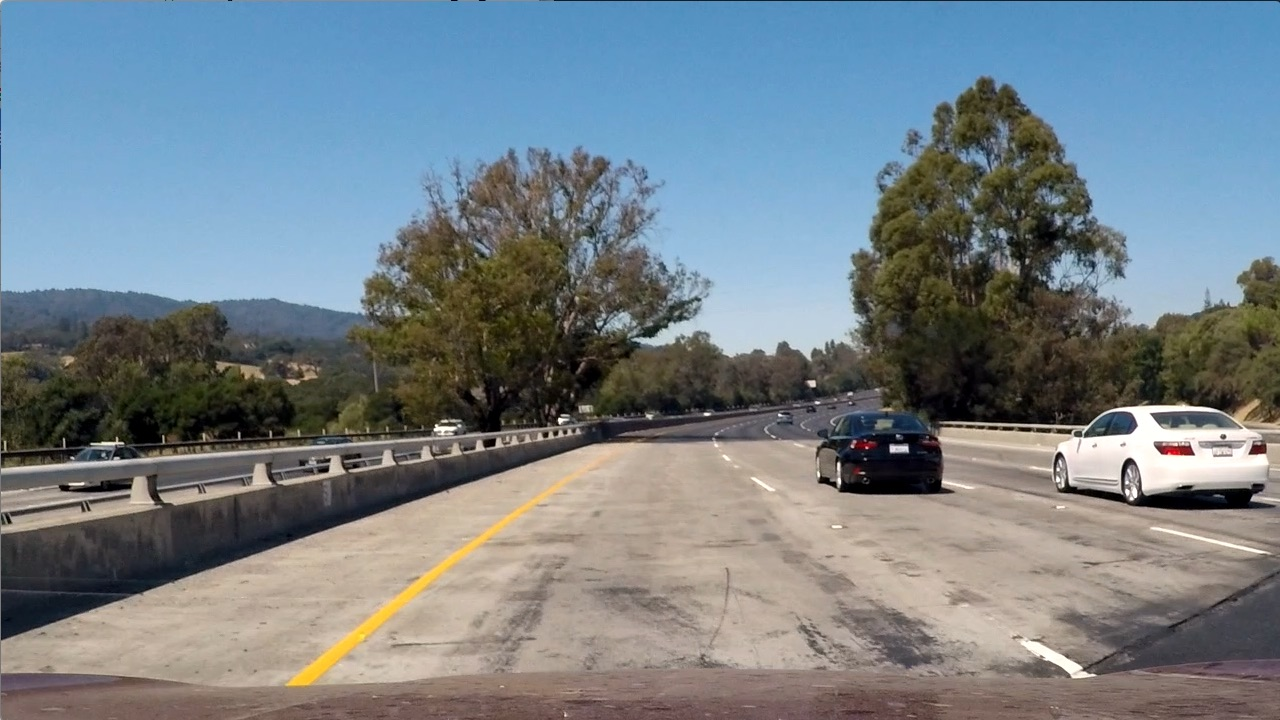
#> input picture test_images/test1.jpg, 1280 x 720 px; its folder holds only this picture in this run
$ jupyter execute 'Vanish Point Testing.ipynb'
#> lines starting #> are read from the running program, lines starting #| are printed output that depends on the picture; after the words box and inside, x2 and y2 are one past the last pixel; in counts of white or black regions, pixels touching at a corner belong together
[cell 1]
import random

import cv2
import numpy as np
import matplotlib.pyplot as plt


# Perform edge detection
def hough_transform(img):
    gray = cv2.cvtColor(img, cv2.COLOR_BGR2GRAY)  # Convert image to grayscale

    kernel = np.ones((15, 15), np.uint8)
    opening = cv2.morphologyEx(gray, cv2.MORPH_OPEN, kernel)  # Open (erode, then dilate)
    # cv2.imwrite('../pictures/output/opening.jpg', opening)

    edges = cv2.Canny(opening, 50, 100, apertureSize=3)  # Canny edge detection
    # cv2.imwrite('../pictures/output/canny.jpg', edges)

    lines = cv2.HoughLines(edges, 1, np.pi / 180, 150)  # Hough line detection
    hough_lines = []

    # Lines are represented by rho, theta; convert to endpoint notation
    for line in lines:
        for rho, theta in line:
            a = np.cos(theta)
            b = np.sin(theta)
            x0 = a * rho
            y0 = b * rho
            x1 = int(x0 + 1000 * (-b))
            y1 = int(y0 + 1000 * (a))
            x2 = int(x0 - 1000 * (-b))
            y2 = int(y0 - 1000 * (a))

            cv2.line(img, (x1, y1), (x2, y2), (0, 0, 255), 2)
            hough_lines.append(((x1, y1), (x2, y2)))

    # cv2.imwrite('../pictures/output/hough.jpg', img)
    return hough_lines


# Random sampling of lines
def sample_lines(lines, size):
    if size > len(lines):
        size = len(lines)
    return random.sample(lines, size)


def det(a, b):
    return a[0] * b[1] - a[1] * b[0]


# Find intersection point of two lines (not segments!)
def line_intersection(line1, line2):
    x_diff = (line1[0][0] - line1[1][0], line2[0][0] - line2[1][0])
    y_diff = (line1[0][1] - line1[1][1], line2[0][1] - line2[1][1])

    div = det(x_diff, y_diff)
    if div == 0:
        return None  # Lines don't cross

    d = (det(*line1), det(*line2))
    x = det(d, x_diff) / div
    y = det(d, y_diff) / div

    return x, y


# Find intersections between multiple lines (not line segments!)
def find_intersections(lines, img):
    intersections = []
    for i in range(len(lines)):
        line1 = lines[i]
        for j in range(i + 1, len(lines)):
            line2 = lines[j]

            if not line1 == line2:
                intersection = line_intersection(line1, line2)
                if intersection:  # If lines cross, then add
                    # Don't include intersections that happen off-image
                    # Seems to cost more time than it saves
                    # if not (intersection[0] < 0 or intersection[0] > img.shape[1] or
                    #                 intersection[1] < 0 or intersection[1] > img.shape[0]):
                    # print 'adding', intersection[0],intersection[1],img.shape[1],img.shape[0]
                    intersections.append(intersection)

    return intersections


# Given intersections, find the grid where most intersections occur and treat as vanishing point
def find_vanishing_point(img, grid_size, intersections):
    # Image dimensions
    image_height = img.shape[0]
    image_width = img.shape[1]

    # Grid dimensions
    grid_rows = (image_height // grid_size) + 1
    grid_columns = (image_width // grid_size) + 1

    # Current cell with most intersection points
    max_intersections = 0
    best_cell = None

    for i in range(grid_rows):
        for j in range(grid_columns):
            cell_left = i * grid_size
            cell_right = (i + 1) * grid_size
            cell_bottom = j * grid_size
            cell_top = (j + 1) * grid_size
            cv2.rectangle(img, (cell_left, cell_bottom), (cell_right, cell_top), (0, 0, 255), 10)

            current_intersections = 0  # Number of intersections in the current cell
            for x, y in intersections:
                if cell_left < x < cell_right and cell_bottom < y < cell_top:
                    current_intersections += 1

            # Current cell has more intersections that previous cell (better)
            if current_intersections > max_intersections:
                max_intersections = current_intersections
                best_cell = ((cell_left + cell_right) / 2, (cell_bottom + cell_top) / 2)

    if best_cell != None:
        rx1 = int(best_cell[0] - grid_size / 2)
        ry1 = int(best_cell[1] - grid_size / 2)
        rx2 = int(best_cell[0] + grid_size / 2)
        ry2 = int(best_cell[1] + grid_size / 2)
        cv2.rectangle(img, (rx1, ry1), (rx2, ry2), (0, 255, 0), 10)
        # cv2.imwrite('../pictures/output/center.jpg', img)

    return best_cell

[cell 2]
import os
import glob

i = 0
images = glob.glob('./test_images/test*.jpg')

for idx, fname in enumerate(images):
    img = cv2.imread(fname)
#> img is the input picture: shape (720, 1280, 3); mean B, G, R 135.5, 128.7, 117.5
    hough_lines = hough_transform(img)
#> in hough_transform, `edges = cv2.Canny(opening, 50, 100, apertureSize=3)`:
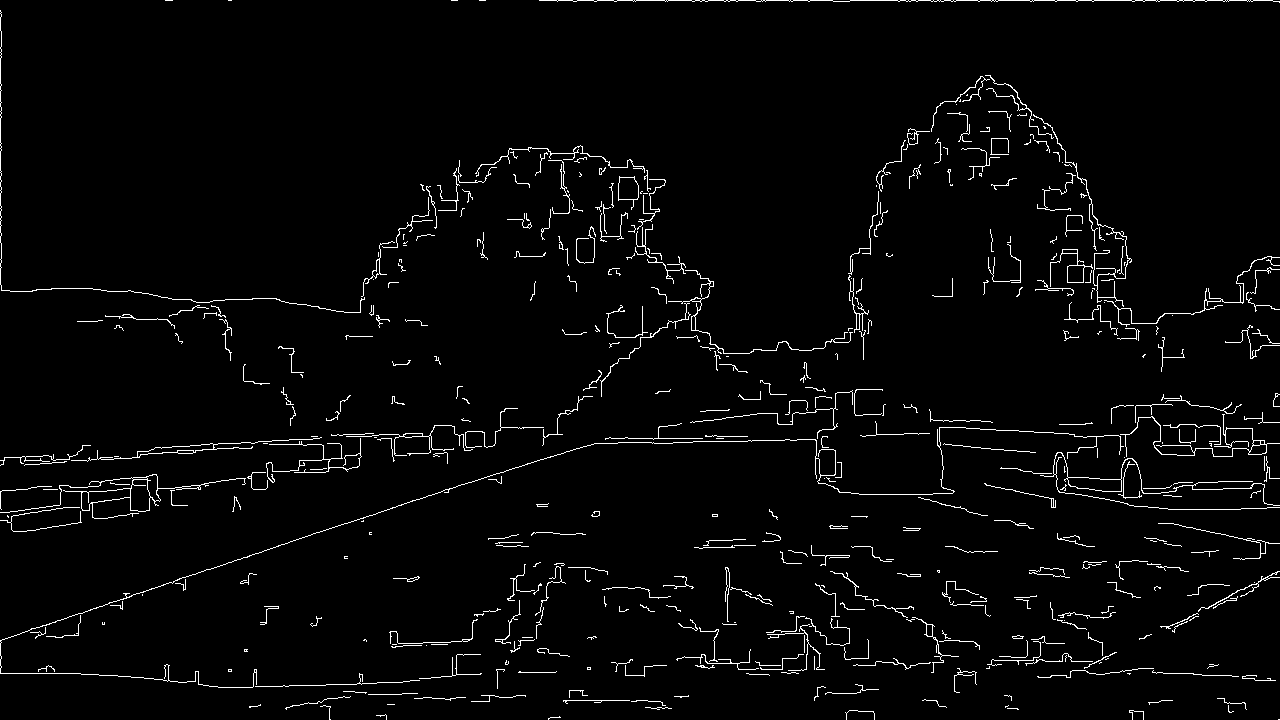
#> edges: shape (720, 1280); 2.7% white in thin lines or dots
#> in hough_transform, `lines = cv2.HoughLines(edges, 1, np.pi / 180, 150)`: lines = 19 rows, first 8: [0, 1.57], [695, 1.54], [449, 1.55], [604, 1.26], [0, 0], [454, 1.52], [606, 1.24], [453, 1.55]
#> the loop in hough_transform, `for line in lines:` made 19 passes
#> after the loop in hough_transform, `for line in lines:`:
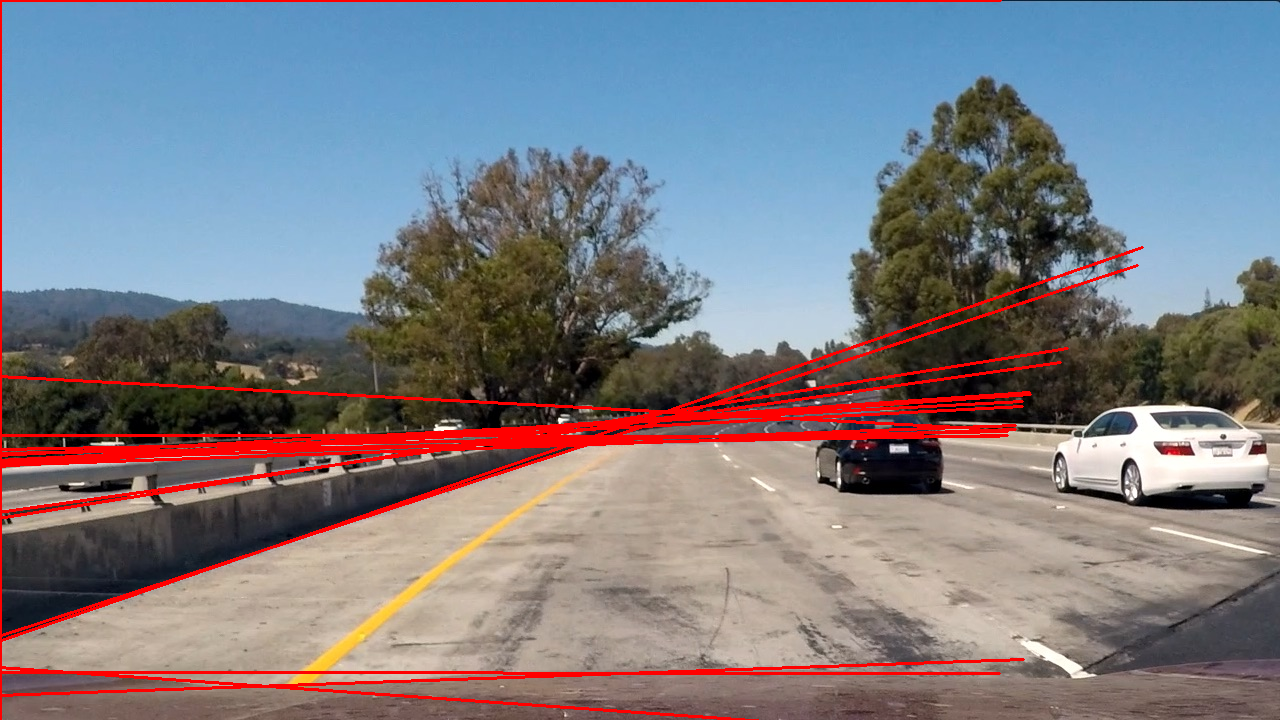
#> img: shape (720, 1280, 3); 4.76% of pixels changed, all inside (x1, y1, x2, y2) = (0, 0, 1144, 720)
#> after the loop in hough_transform, `for line in lines:`: hough_lines = 19 items
#> hough_lines = 19 items
    if hough_lines:
        random_sample = sample_lines(hough_lines, 100)
#> in sample_lines, `size = len(lines)`: size = 19
#> random_sample = 19 items
        intersections = find_intersections(random_sample, img)
#> the loop in find_intersections, `for i in range(len(lines)):` made 19 passes
#> line1 on passes 1 to 4: ((-907, 661), (1067, 348)), ((-965, 531), (1029, 392)), ((-975, 729), (1023, 659)), ((-965, 533), (1030, 394))
        if intersections:
            grid_size = min(img.shape[0], img.shape[1]) // 3
            plt.imshow(img)
            plt.show()
            vanishing_point = find_vanishing_point(img, grid_size, intersections)
#> after the loop in find_vanishing_point, `for i in range(grid_rows):`:
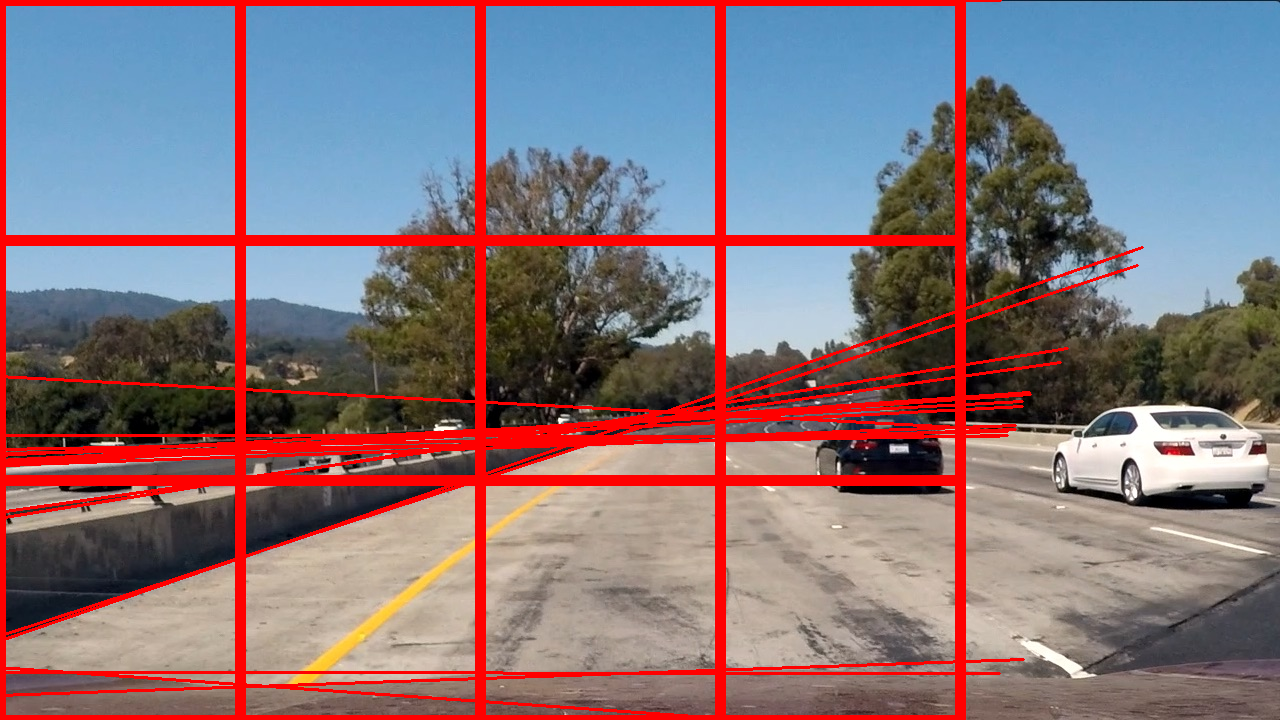
#> img: shape (720, 1280, 3); 6.55% of pixels changed, all inside (x1, y1, x2, y2) = (2, 2, 966, 720)
#> in find_vanishing_point, `cv2.rectangle(img, (rx1, ry1), (rx2, ry2), (0, 255, 0), 10)`:
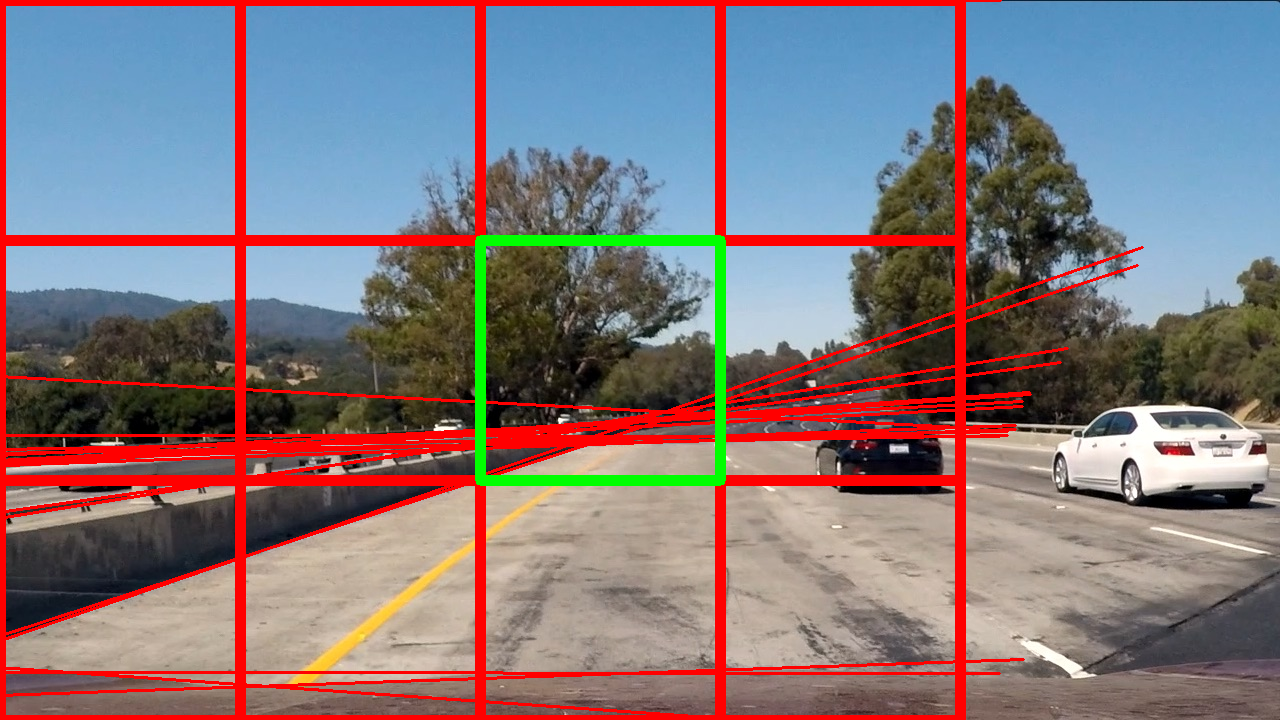
#> img: shape (720, 1280, 3); 1.14% of pixels changed, all inside (x1, y1, x2, y2) = (475, 235, 726, 486)
            print(vanishing_point)
#| (600.0, 360.0)
            filename = './test_images/' + str(i) + '.jpg'

            cv2.imwrite(filename, img)

$ run again, on test_images/test5.jpg
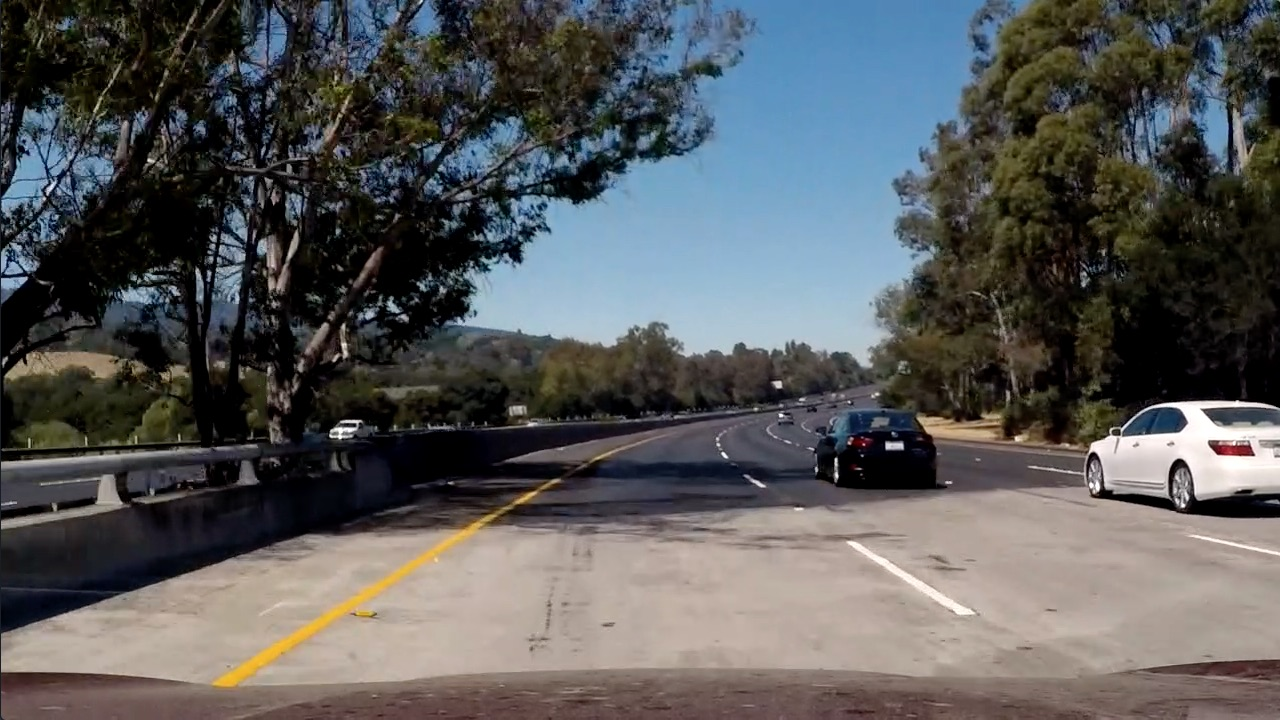
#> input picture test_images/test5.jpg, 1280 x 720 px
#> img is the input picture: shape (720, 1280, 3); mean B, G, R 89.8, 89.3, 88.5
#> in hough_transform, `edges = cv2.Canny(opening, 50, 100, apertureSize=3)`:
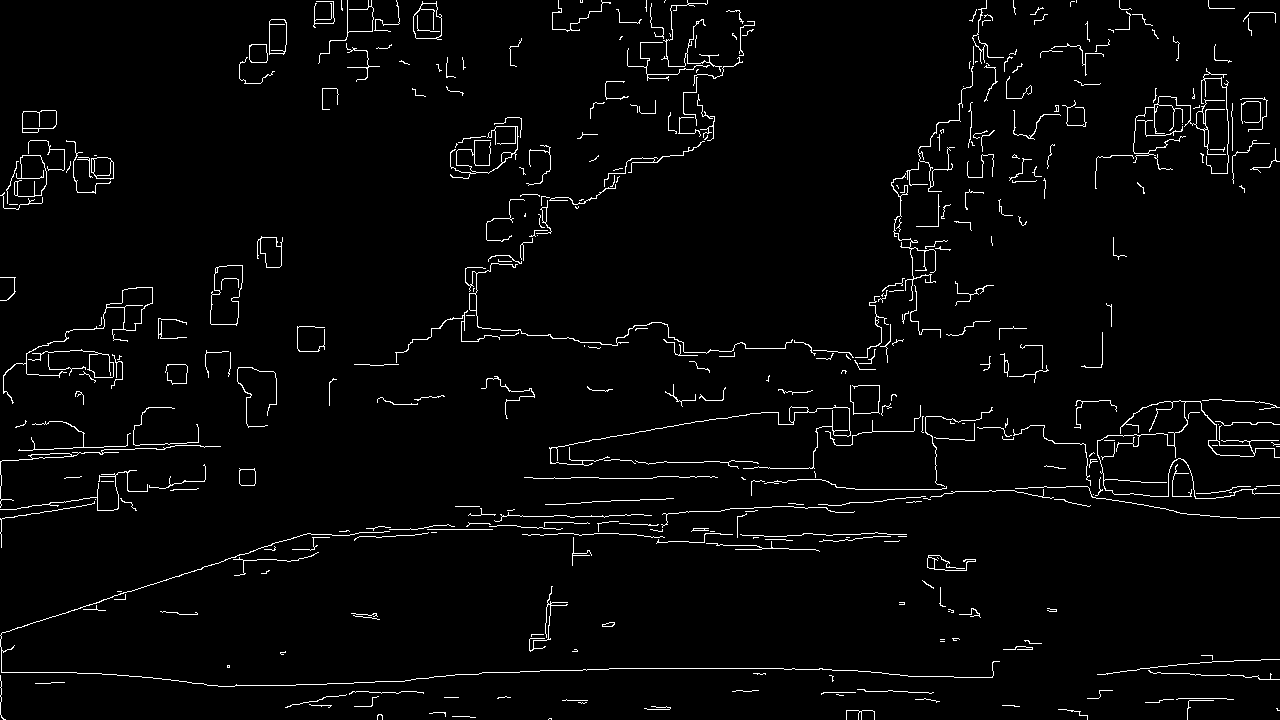
#> edges: shape (720, 1280); 2.7% white in thin lines or dots
#> lines = [[602, 1.26], [559, 1.5], [668, 1.57], [534, 1.57], [547, 1.52], [492, 1.64]]
#> the loop in hough_transform, `for line in lines:` made 6 passes
#> after the loop in hough_transform, `for line in lines:`: hough_lines = [((-765, 881), (1137, 263)), ((-958, 627), (1036, 487)), ((-1000, 667), (999, 668)), ((-1000, 533), (999, 534)), ((-970, 598), (1027, 493)), ((-1031, 421), (963, 560))]
#> size = 6
#> random_sample = [((-1000, 533), (999, 534)), ((-1031, 421), (963, 560)), ((-765, 881), (1137, 263)), ((-958, 627), (1036, 487)), ((-1000, 667), (999, 668)), ((-970, 598), (1027, 493))]
#> the loop in find_intersections, `for i in range(len(lines)):` made 6 passes
#> line1 on passes 1 to 4: ((-1000, 533), (999, 534)), ((-1031, 421), (963, 560)), ((-765, 881), (1137, 263)), ((-958, 627), (1036, 487))
#> after the loop in find_intersections, `for i in range(len(lines)):`: intersections = [(587.1, 533.8), (304, 533.7), (371.1, 533.7), (254.3, 533.6), (353.7, 517.5), (477.9, 526.2), (2523.2, 668.8), (442.6, 523.7), (285.4, 539.7), (-107.8, 667.4), (313.7, 530.5), (-1524, 666.7), (722.5, 509), (-2270.2, 666.4)]
#> after the loop in find_vanishing_point, `for i in range(grid_rows):`: best_cell = (360, 600); max_intersections = 8
#> rx1 = 240
#> ry1 = 480
#> ry2 = 720
#> in find_vanishing_point, `cv2.rectangle(img, (rx1, ry1), (rx2, ry2), (0, 255, 0), 10)`:
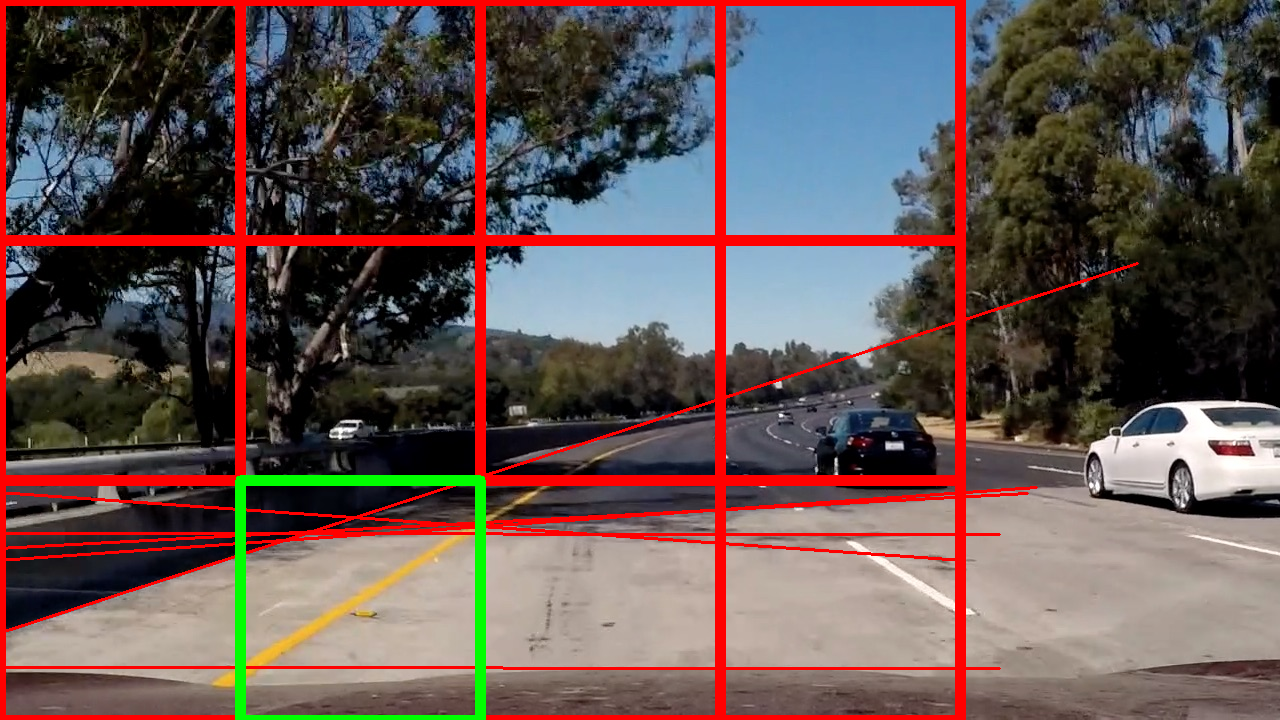
#> img: shape (720, 1280, 3); mean B, G, R 82, 84.4, 101.5
#> vanishing_point = (360, 600)
#| (360.0, 600.0)
